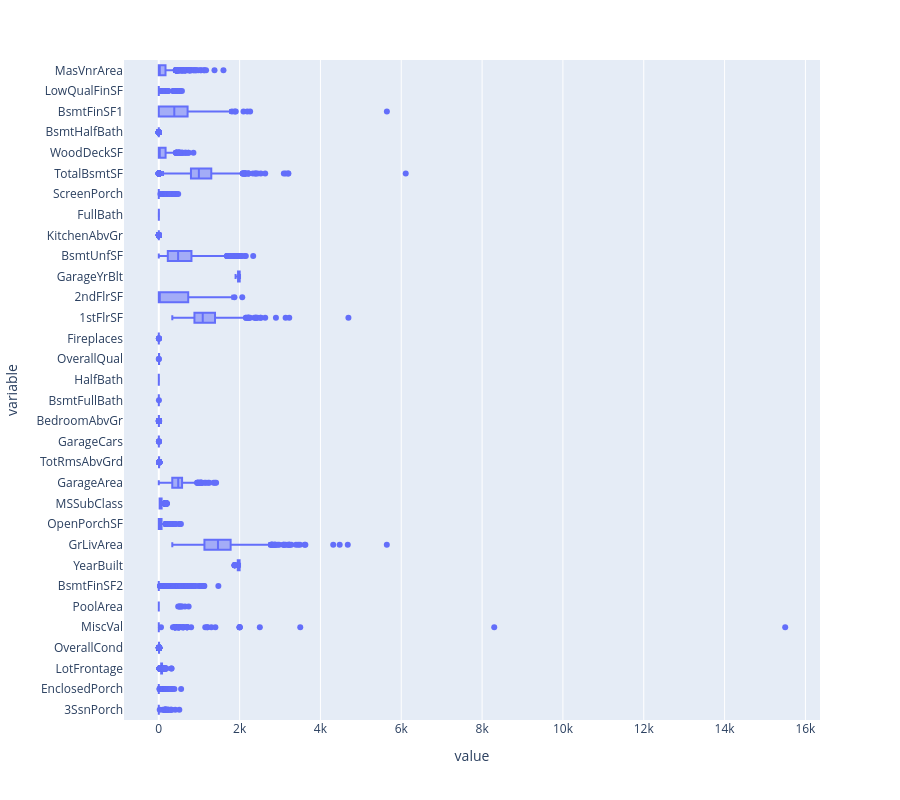

The notebook cell this image was saved under:
### Markdown cell above
#### check outliers

### Code cell
px.box(data[['3SsnPorch', 'EnclosedPorch', 'LotFrontage', 'OverallCond', 'MiscVal', 'PoolArea', 'BsmtFinSF2', 'YearBuilt', 'GrLivArea', 'OpenPorchSF', 'MSSubClass', 'GarageArea',  'TotRmsAbvGrd', 'GarageCars', 'BedroomAbvGr', 'BsmtFullBath', 'HalfBath', 'OverallQual', 'Fireplaces', '1stFlrSF', '2ndFlrSF', 'GarageYrBlt', 'BsmtUnfSF', 'KitchenAbvGr', 'FullBath', 'ScreenPorch', 'TotalBsmtSF', 'WoodDeckSF', 'BsmtHalfBath', 'BsmtFinSF1', 'LowQualFinSF', 'MasVnrArea']]
,
 orientation= 'h' , height= 800)

### Figure 1 — Plotly figure (JSON) as saved in the notebook; plotly's stock layout.template omitted (floating-point values rounded to 4 significant figures; data arrays with more than 128 entries replaced by an {"elided": "..."} marker saying what was removed)
{"data": [{"alignmentgroup": "True", "hovertemplate": "value=%{x}<br>variable=%{y}<extra></extra>", "legendgroup": "", "marker": {"color": "#636efa"}, "name": "", "notched": false, "offsetgroup": "", "orientation": "h", "showlegend": false, "type": "box", "x": {"elided": "46720 float values"}, "x0": " ", "xaxis": "x", "y": {"elided": "46720 str values"}, "y0": " ", "yaxis": "y"}], "layout": {"boxmode": "group", "height": 800, "legend": {"tracegroupgap": 0}, "margin": {"t": 60}, "xaxis": {"anchor": "y", "domain": [0, 1], "title": {"text": "value"}}, "yaxis": {"anchor": "x", "domain": [0, 1], "title": {"text": "variable"}}}}
